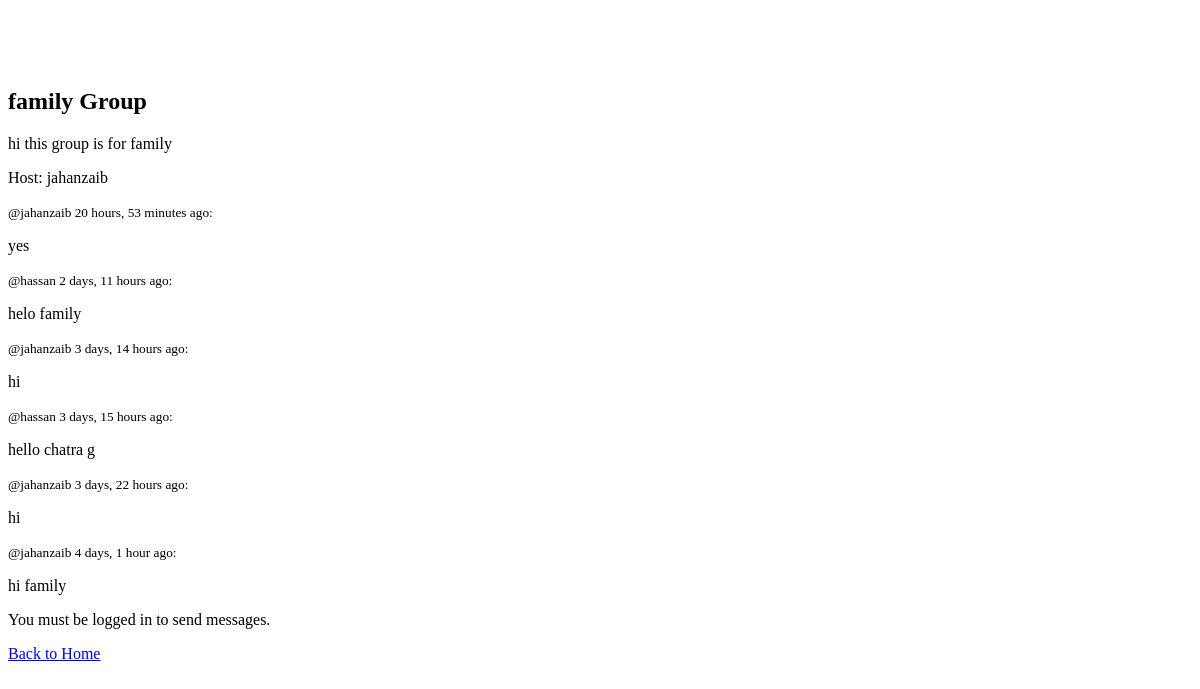
The page /room/1/ on the database its author committed.
### base/models.py (models this page shows, shortened)
class Room(models.Model):
    name = models.CharField(max_length=200)
    host = models.ForeignKey(User, on_delete=models.SET_NULL, null=True, related_name='hosted_rooms')
    description = models.TextField(null=True, blank=True)
    participants = models.ManyToManyField(User, related_name='joined_rooms', blank=True)
    updated = models.DateTimeField(auto_now=True)
    created = models.DateTimeField(auto_now_add=True)
    last_activity = models.DateTimeField(default=timezone.now)
    class Meta:
        ordering = ['-last_activity']  # This will order rooms by last activity

class Message(models.Model):
    user = models.ForeignKey(User, on_delete=models.SET_NULL, null=True, blank=True, related_name='messages')
    room = models.ForeignKey(Room, on_delete=models.CASCADE, null=False, blank=False, related_name='messages', default=1)
    body = models.TextField()
    created = models.DateTimeField(auto_now_add=True)
    class Meta:
        ordering = ['-created']

### base/views.py (the view, shortened to what this page needs)
# urls.py: path('room/<str:pk>/', views.room, name='room'),
def room(request, pk):
    room = get_object_or_404(Room, id=pk)
    room_messages = room.messages.all().order_by('-created')
    context = {'room': room, 'room_messages': room_messages}
    return render(request, 'base/room.html', context)

### base/templates/base/room.html (shortened to what this page needs)
{% extends 'main.html' %}
{% block content %}
<h2>{{ room.name }}</h2>
<p>{{ room.description }}</p>
{% if room.host %}
    <p>Host: {{ room.host.username }}</p>
{% else %}
    <p>Host: Anonymous</p>
{% endif %}
<div class="messages">
    {% for message in room_messages %}
    <div class="message">
        <small>
            {% if message.user %}
                @{{ message.user.username }}
            {% else %}
                Anonymous
            {% endif %}
            {{ message.created|timesince }} ago:
        </small>
        <p>{{ message.body }}</p>
    </div>
    {% empty %}
    <p>No messages in this room yet.</p>
    {% endfor %}
</div>
{% if user.is_authenticated %}
    <form id="message-form">
        <input type="text" id="message-input" placeholder="Type a message...">
        <button type="submit">Send</button>
    </form>
    <form method="POST" action="">
        {% csrf_token %}
        <input type="text" name="body" placeholder="Write your message here..." required/>
        <input type="submit" value="Send"/>
    </form>
    <a href="{% url 'create-room' %}" class="btn btn-primary">Create Room</a>
{% else %}
    <p class="error-message">You must be logged in to send messages.</p>
{% endif %}
<a href="{% url 'home' %}">Back to Home</a>
{% endblock %}

### templates/main.html (shortened to what this page needs)
{% load static %}
<!DOCTYPE html>
<html lang="en">
<head>
    <link rel="stylesheet" type="text/css" href="{% static 'styles/main.css' %}">
</head>
<body>
    {% block content %}
    {% endblock %}
</body>
</html>

### templates/main.html (style rules this page uses)
body { padding-top: 60px; }

### rows shown on the page
Room: name "family Group", description "hi this group is for family", host.username "jahanzaib"
Message: user.username "jahanzaib", created "20 hours, 53 minutes", body "yes"
Message: user.username "hassan", created "2 days, 11 hours", body "helo family"
Message: user.username "jahanzaib", created "3 days, 14 hours", body "hi"
Message: user.username "hassan", created "3 days, 15 hours", body "hello chatra g"
Message: user.username "jahanzaib", created "3 days, 22 hours", body "hi"
Message: user.username "jahanzaib", created "4 days, 1 hour", body "hi family"
